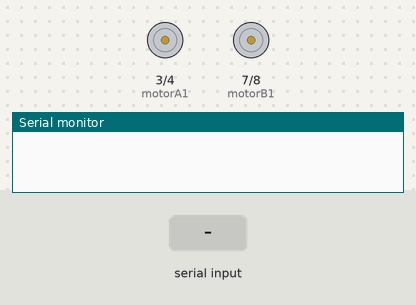
Simulated run of this sketch. Board: Arduino Uno, built with avr-gcc and run on an emulated ATmega328P. On the bench: motor-driver pin pairs drawn as motors (green arrow = first pin HIGH = forward, orange = second pin HIGH = backward, longer = more drive, scaled by the enable pin), the last lines printed to the serial monitor. Inputs (shaded band) come from the test bench.

Above: at 1.2 s.
1.3 s: "1\n" received over Serial
At 1.7 s:
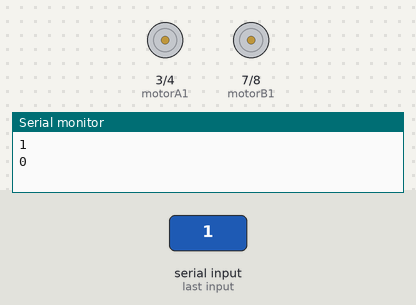
2.9 s: "2\n" received over Serial
At 4.0 s:
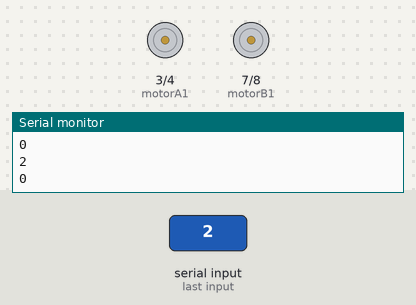
4.4 s: "3\n" received over Serial
At 5.2 s:
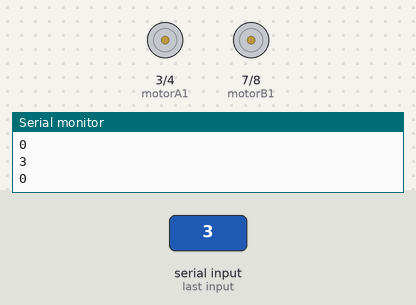
6.0 s: "4\n" received over Serial
At 6.4 s:
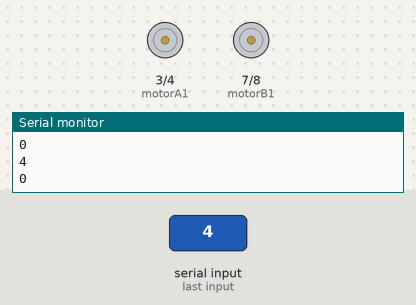
Timing chart, 0 to 8.6 s (numbered marks = the images above; inputs shaded):
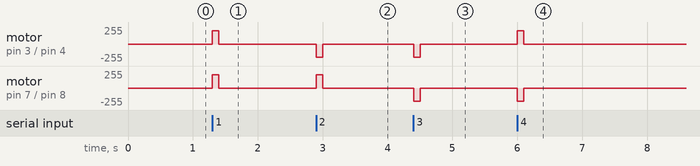

Measured:
- after the input at 1.3 s, motor on pin 3 (motorA1) / pin 4 (motorA2), motor on pin 7 (motorB1) / pin 8 (motorB2): stopped → forward 200/255 at once, → stopped 0.10 s later
- after the input at 2.9 s, motor on pin 3 (motorA1) / pin 4 (motorA2): stopped → backward 200/255 at once, → stopped 0.10 s later; motor on pin 7 (motorB1) / pin 8 (motorB2): stopped → forward 200/255 at once, → stopped 0.10 s later
- after the input at 4.4 s, motor on pin 3 (motorA1) / pin 4 (motorA2), motor on pin 7 (motorB1) / pin 8 (motorB2): stopped → backward 200/255 at once, → stopped 0.10 s later
- after the input at 6.0 s, motor on pin 3 (motorA1) / pin 4 (motorA2): stopped → forward 200/255 at once, → stopped 0.10 s later; motor on pin 7 (motorB1) / pin 8 (motorB2): stopped → backward 200/255 at once, → stopped 0.10 s later

The sketch:

remoteControlCar.ino
```cpp
#define motorA1 3
#define motorA2 4
#define motorASpeed 5

#define motorB1 7
#define motorB2 8
#define motorBSpeed 9

int SerialRead;//to store the seria read value from the user


void forward();
void right();
void backward();
void left();

void setup() {
  Serial.begin(38400);//start the serial communication
  Serial.setTimeout(100);

  //define the pin modes
  pinMode(motorA1, OUTPUT);
  pinMode(motorA2, OUTPUT);
  pinMode(motorASpeed, OUTPUT);

  pinMode(motorB1, OUTPUT);
  pinMode(motorB2, OUTPUT);
  pinMode(motorBSpeed, OUTPUT);


}

void loop() {


  if (Serial.available())
  {
    SerialRead = Serial.parseInt();
    Serial.println(SerialRead);

    switch (SerialRead)
    {
      case 1:
        forward();
        break;

      case 2:
        right();
        break;

      case 3:
        backward();
        break;

      case 4:
        left();
        break;

      default:
        stopCar();
        break;

    }
  }


}

void forward()
{
  digitalWrite(motorA1, HIGH);
  digitalWrite(motorA2, LOW);
  analogWrite(motorASpeed, 200);

  digitalWrite(motorB1, HIGH);
  digitalWrite(motorB2, LOW);
  analogWrite(motorBSpeed, 200);


}

void backward()
{
  digitalWrite(motorA1, LOW);
  digitalWrite(motorA2, HIGH);
  analogWrite(motorASpeed, 200);

  digitalWrite(motorB1, LOW);
  digitalWrite(motorB2, HIGH);
  analogWrite(motorBSpeed, 200);


}

void right()
{
  digitalWrite(motorB1, HIGH);
  digitalWrite(motorB2, LOW);
  analogWrite(motorBSpeed, 200);

  digitalWrite(motorA1, LOW);
  digitalWrite(motorA2, HIGH);
  analogWrite(motorASpeed, 200);
}

void left()
{
  digitalWrite(motorB1, LOW);
  digitalWrite(motorB2, HIGH);
  analogWrite(motorBSpeed, 200);

  digitalWrite(motorA1, HIGH);
  digitalWrite(motorA2, LOW);
  analogWrite(motorASpeed, 200);
}

void stopCar()
{
  digitalWrite(motorB1, LOW);
  digitalWrite(motorB2, LOW);
  analogWrite(motorBSpeed, 0);

  digitalWrite(motorA1, LOW);
  digitalWrite(motorA2, LOW);
  analogWrite(motorASpeed, 0);
}
```
